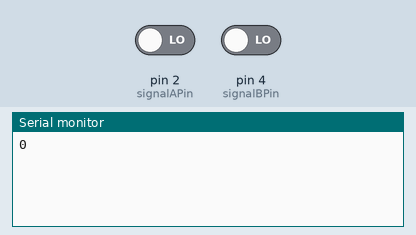
Simulated run of this sketch. Board: Arduino Uno, built with avr-gcc and run on an emulated ATmega328P. Parts: the last lines printed to the serial monitor. Inputs (shaded band) come from the test bench; at power-on: pin 2 (signalAPin) LOW, pin 4 (signalBPin) LOW.

Above: at 1.2 s.
1.3 s: pin 2 (signalAPin) driven HIGH
At 2.5 s:
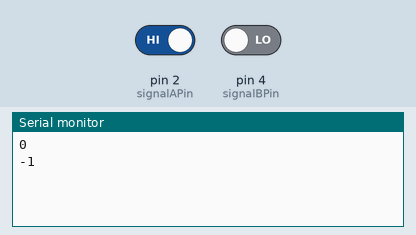
2.8 s: pin 4 (signalBPin) driven HIGH
At 4.0 s:
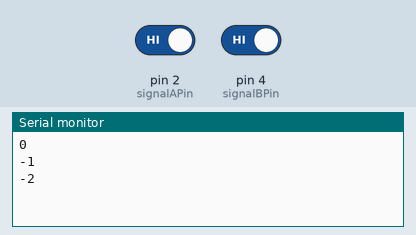
4.3 s: pin 2 (signalAPin) driven LOW
At 5.3 s:
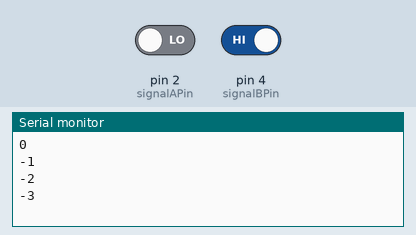
5.8 s: pin 4 (signalBPin) driven LOW
At 6.6 s:
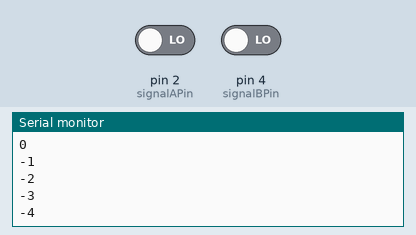
Timing chart, 0 to 8.3 s (numbered marks = the images above; inputs shaded):
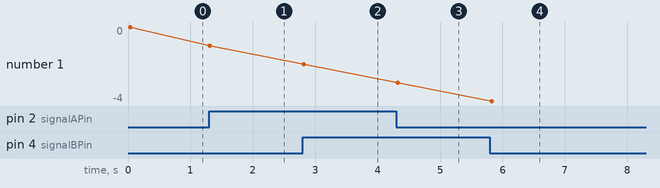

Measured:
- after the input at 1.3 s, the serial monitor: prints a new line at once (image 1)
- after the input at 2.8 s, the serial monitor: prints a new line at once (image 2)
- after the input at 4.3 s, the serial monitor: prints a new line at once (image 3)
- after the input at 5.8 s, the serial monitor: prints a new line at once (image 4)
- plotted number 1: 0 → -1 after the input at 1.3 s, -1 → -2 after the input at 2.8 s, -2 → -3 after the input at 4.3 s, -3 → -4 after the input at 5.8 s

The sketch:

Kremedi_ohne_Interrupt.ino
```cpp
/*

 */

// digital pins used:
int signalAPin = 2;
int signalBPin = 4;

// control variables
unsigned long timer;
int reset;

//variables used by intterupt
volatile long rotValue = 0;
volatile int oldA = -1;
volatile int oldB = -1;
volatile int signalStateA = -1;
volatile int signalStateB = -1;
volatile int newValue;
volatile int oldValue;

volatile int test;
/**
 * function to be used by interrupt to determine rotation
 */

// the setup routine runs once when you press reset:
void setup() {
  // initialize serial communication at 115200 bits per second:
  Serial.begin(115200);
  // make the pushbutton's pin an input:
  pinMode(signalAPin, INPUT);
  pinMode(signalBPin, INPUT);

  //attachInterrupt(digitalPinToInterrupt(signalAPin), checkRot, CHANGE);
  //attachInterrupt(digitalPinToInterrupt(signalBPin), checkRot, CHANGE);
  timer = millis();
}

// the loop routine runs over and over again forever:
void loop() {

  //checkRot();

  // old print
  static long oldRot = -1;

  // read the input pin:
  int signalStateA = digitalRead(signalAPin);
  int signalStateB = digitalRead(signalBPin);


  // check every 32ms if new value should be displayed
  if (millis() - timer >= 32UL){
	  timer = millis();

	  if(reset){
			rotValue = 0;
			reset = 0;
  			Serial.println(rotValue);
	  }

	  // print if changes happen
	  if (rotValue!=oldRot){
			Serial.println(rotValue);
		    oldRot=rotValue;
	  }
  }

  //CW : 00 (0), 10 (2), 11 (3), 01 (1) -->
  //CCW: 00 (0), 10 (2), 11 (3), 01 (1) <--
  oldValue = oldA*2+oldB;
  newValue = signalStateA*2+signalStateB;

  oldB=signalStateB;
  oldA=signalStateA;

  if(newValue==0){
	  if(oldValue==1){
		  rotValue--;
	  }else if (oldValue==2){
		  rotValue++;
	  }
  } else if(newValue==2){
	  if(oldValue==0){
		  rotValue--;
	  }else if (oldValue==3){
		  rotValue++;
	  }
  } else if(newValue==3){
	  if(oldValue==2){
		  rotValue--;
	  }else if (oldValue==1){
		  rotValue++;
	  }
  } else if(newValue==1){
	  if(oldValue==3){
		  rotValue--;
	  }else if (oldValue==0){
		  rotValue++;
	  }
  }

}

void serialEvent() {
  while (Serial.available()) {
    // get the new byte:
    char inChar = (char)Serial.read();

    if (inChar == 'R') {
      reset = 1;
    }
  }
}
```
